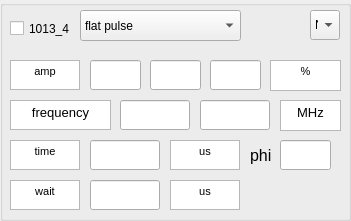
   <widget class="QGroupBox" name="groupBox_10">
    <property name="geometry">
     <rect>
      <x>480</x>
      <y>740</y>
      <width>351</width>
      <height>221</height>
     </rect>
    </property>
    <property name="title">
     <string/>
    </property>
    <widget class="QTextBrowser" name="textBrowser_81">
     <property name="geometry">
      <rect>
       <x>10</x>
       <y>60</y>
       <width>70</width>
       <height>30</height>
      </rect>
     </property>
     <property name="html">
      <string>&lt;!DOCTYPE HTML PUBLIC &quot;-//W3C//DTD HTML 4.0//EN&quot; &quot;http://www.w3.org/TR/REC-html40/strict.dtd&quot;&gt;
&lt;html&gt;&lt;head&gt;&lt;meta name=&quot;qrichtext&quot; content=&quot;1&quot; /&gt;&lt;style type=&quot;text/css&quot;&gt;
p, li { white-space: pre-wrap; }
&lt;/style&gt;&lt;/head&gt;&lt;body style=&quot; font-family:'MS Shell Dlg 2'; font-size:8.25pt; font-weight:400; font-style:normal;&quot;&gt;
&lt;p align=&quot;center&quot; style=&quot; margin-top:0px; margin-bottom:0px; margin-left:0px; margin-right:0px; -qt-block-indent:0; text-indent:0px;&quot;&gt;amp&lt;/p&gt;&lt;/body&gt;&lt;/html&gt;</string>
     </property>
     <property name="openExternalLinks">
      <bool>false</bool>
     </property>
    </widget>
    <widget class="QTextBrowser" name="textBrowser_82">
     <property name="geometry">
      <rect>
       <x>270</x>
       <y>60</y>
       <width>71</width>
       <height>31</height>
      </rect>
     </property>
     <property name="html">
      <string>&lt;!DOCTYPE HTML PUBLIC &quot;-//W3C//DTD HTML 4.0//EN&quot; &quot;http://www.w3.org/TR/REC-html40/strict.dtd&quot;&gt;
&lt;html&gt;&lt;head&gt;&lt;meta name=&quot;qrichtext&quot; content=&quot;1&quot; /&gt;&lt;style type=&quot;text/css&quot;&gt;
p, li { white-space: pre-wrap; }
&lt;/style&gt;&lt;/head&gt;&lt;body style=&quot; font-family:'MS Shell Dlg 2'; font-size:8.25pt; font-weight:400; font-style:normal;&quot;&gt;
&lt;p align=&quot;center&quot; style=&quot; margin-top:0px; margin-bottom:0px; margin-left:0px; margin-right:0px; -qt-block-indent:0; text-indent:0px;&quot;&gt;%&lt;/p&gt;&lt;/body&gt;&lt;/html&gt;</string>
     </property>
    </widget>
    <widget class="QTextBrowser" name="textBrowser_83">
     <property name="geometry">
      <rect>
       <x>10</x>
       <y>140</y>
       <width>70</width>
       <height>30</height>
      </rect>
     </property>
     <property name="sizePolicy">
      <sizepolicy hsizetype="Fixed" vsizetype="Fixed">
       <horstretch>0</horstretch>
       <verstretch>0</verstretch>
      </sizepolicy>
     </property>
     <property name="html">
      <string>&lt;!DOCTYPE HTML PUBLIC &quot;-//W3C//DTD HTML 4.0//EN&quot; &quot;http://www.w3.org/TR/REC-html40/strict.dtd&quot;&gt;
&lt;html&gt;&lt;head&gt;&lt;meta name=&quot;qrichtext&quot; content=&quot;1&quot; /&gt;&lt;style type=&quot;text/css&quot;&gt;
p, li { white-space: pre-wrap; }
&lt;/style&gt;&lt;/head&gt;&lt;body style=&quot; font-family:'MS Shell Dlg 2'; font-size:8.25pt; font-weight:400; font-style:normal;&quot;&gt;
&lt;p align=&quot;center&quot; style=&quot; margin-top:12px; margin-bottom:12px; margin-left:0px; margin-right:0px; -qt-block-indent:0; text-indent:0px;&quot;&gt;time&lt;/p&gt;&lt;/body&gt;&lt;/html&gt;</string>
     </property>
    </widget>
    <widget class="QTextBrowser" name="textBrowser_84">
     <property name="geometry">
      <rect>
       <x>10</x>
       <y>100</y>
       <width>101</width>
       <height>30</height>
      </rect>
     </property>
     <property name="html">
      <string>&lt;!DOCTYPE HTML PUBLIC &quot;-//W3C//DTD HTML 4.0//EN&quot; &quot;http://www.w3.org/TR/REC-html40/strict.dtd&quot;&gt;
&lt;html&gt;&lt;head&gt;&lt;meta name=&quot;qrichtext&quot; content=&quot;1&quot; /&gt;&lt;style type=&quot;text/css&quot;&gt;
p, li { white-space: pre-wrap; }
&lt;/style&gt;&lt;/head&gt;&lt;body style=&quot; font-family:'MS Shell Dlg 2'; font-size:8.25pt; font-weight:400; font-style:normal;&quot;&gt;
&lt;p align=&quot;center&quot; style=&quot; margin-top:0px; margin-bottom:0px; margin-left:0px; margin-right:0px; -qt-block-indent:0; text-indent:0px;&quot;&gt;&lt;span style=&quot; font-size:10pt;&quot;&gt;frequency&lt;/span&gt;&lt;/p&gt;&lt;/body&gt;&lt;/html&gt;</string>
     </property>
    </widget>
    <widget class="QLineEdit" name="start_frequency_1013_4">
     <property name="geometry">
      <rect>
       <x>120</x>
       <y>100</y>
       <width>70</width>
       <height>30</height>
      </rect>
     </property>
    </widget>
    <widget class="QLineEdit" name="end_frequency_1013_4">
     <property name="geometry">
      <rect>
       <x>200</x>
       <y>100</y>
       <width>70</width>
       <height>30</height>
      </rect>
     </property>
    </widget>
    <widget class="QTextBrowser" name="textBrowser_85">
     <property name="geometry">
      <rect>
       <x>280</x>
       <y>100</y>
       <width>61</width>
       <height>31</height>
      </rect>
     </property>
     <property name="html">
      <string>&lt;!DOCTYPE HTML PUBLIC &quot;-//W3C//DTD HTML 4.0//EN&quot; &quot;http://www.w3.org/TR/REC-html40/strict.dtd&quot;&gt;
&lt;html&gt;&lt;head&gt;&lt;meta name=&quot;qrichtext&quot; content=&quot;1&quot; /&gt;&lt;style type=&quot;text/css&quot;&gt;
p, li { white-space: pre-wrap; }
&lt;/style&gt;&lt;/head&gt;&lt;body style=&quot; font-family:'MS Shell Dlg 2'; font-size:8.25pt; font-weight:400; font-style:normal;&quot;&gt;
&lt;p align=&quot;center&quot; style=&quot; margin-top:0px; margin-bottom:0px; margin-left:0px; margin-right:0px; -qt-block-indent:0; text-indent:0px;&quot;&gt;&lt;span style=&quot; font-size:10pt;&quot;&gt;MHz&lt;/span&gt;&lt;/p&gt;&lt;/body&gt;&lt;/html&gt;</string>
     </property>
    </widget>
    <widget class="QLineEdit" name="time_1013_4">
     <property name="geometry">
      <rect>
       <x>90</x>
       <y>140</y>
       <width>70</width>
       <height>30</height>
      </rect>
     </property>
    </widget>
    <widget class="QTextBrowser" name="textBrowser_86">
     <property name="geometry">
      <rect>
       <x>10</x>
       <y>180</y>
       <width>70</width>
       <height>30</height>
      </rect>
     </property>
     <property name="html">
      <string>&lt;!DOCTYPE HTML PUBLIC &quot;-//W3C//DTD HTML 4.0//EN&quot; &quot;http://www.w3.org/TR/REC-html40/strict.dtd&quot;&gt;
&lt;html&gt;&lt;head&gt;&lt;meta name=&quot;qrichtext&quot; content=&quot;1&quot; /&gt;&lt;style type=&quot;text/css&quot;&gt;
p, li { white-space: pre-wrap; }
&lt;/style&gt;&lt;/head&gt;&lt;body style=&quot; font-family:'MS Shell Dlg 2'; font-size:8.25pt; font-weight:400; font-style:normal;&quot;&gt;
&lt;p align=&quot;center&quot; style=&quot; margin-top:0px; margin-bottom:0px; margin-left:0px; margin-right:0px; -qt-block-indent:0; text-indent:0px;&quot;&gt;&lt;span style=&quot; font-size:8pt;&quot;&gt;wait&lt;/span&gt;&lt;/p&gt;&lt;/body&gt;&lt;/html&gt;</string>
     </property>
    </widget>
    <widget class="QLineEdit" name="wait_time_1013_4">
     <property name="geometry">
      <rect>
       <x>90</x>
       <y>180</y>
       <width>70</width>
       <height>30</height>
      </rect>
     </property>
    </widget>
    <widget class="QTextBrowser" name="textBrowser_87">
     <property name="geometry">
      <rect>
       <x>170</x>
       <y>140</y>
       <width>70</width>
       <height>30</height>
      </rect>
     </property>
     <property name="html">
      <string>&lt;!DOCTYPE HTML PUBLIC &quot;-//W3C//DTD HTML 4.0//EN&quot; &quot;http://www.w3.org/TR/REC-html40/strict.dtd&quot;&gt;
&lt;html&gt;&lt;head&gt;&lt;meta name=&quot;qrichtext&quot; content=&quot;1&quot; /&gt;&lt;style type=&quot;text/css&quot;&gt;
p, li { white-space: pre-wrap; }
&lt;/style&gt;&lt;/head&gt;&lt;body style=&quot; font-family:'MS Shell Dlg 2'; font-size:8.25pt; font-weight:400; font-style:normal;&quot;&gt;
&lt;p align=&quot;center&quot; style=&quot; margin-top:0px; margin-bottom:0px; margin-left:0px; margin-right:0px; -qt-block-indent:0; text-indent:0px;&quot;&gt;us&lt;/p&gt;&lt;/body&gt;&lt;/html&gt;</string>
     </property>
    </widget>
    <widget class="QTextBrowser" name="textBrowser_88">
     <property name="geometry">
      <rect>
       <x>170</x>
       <y>180</y>
       <width>70</width>
       <height>30</height>
      </rect>
     </property>
     <property name="html">
      <string>&lt;!DOCTYPE HTML PUBLIC &quot;-//W3C//DTD HTML 4.0//EN&quot; &quot;http://www.w3.org/TR/REC-html40/strict.dtd&quot;&gt;
&lt;html&gt;&lt;head&gt;&lt;meta name=&quot;qrichtext&quot; content=&quot;1&quot; /&gt;&lt;style type=&quot;text/css&quot;&gt;
p, li { white-space: pre-wrap; }
&lt;/style&gt;&lt;/head&gt;&lt;body style=&quot; font-family:'MS Shell Dlg 2'; font-size:8.25pt; font-weight:400; font-style:normal;&quot;&gt;
&lt;p align=&quot;center&quot; style=&quot; margin-top:0px; margin-bottom:0px; margin-left:0px; margin-right:0px; -qt-block-indent:0; text-indent:0px;&quot;&gt;&lt;span style=&quot; font-size:8pt;&quot;&gt;us&lt;/span&gt;&lt;/p&gt;&lt;/body&gt;&lt;/html&gt;</string>
     </property>
    </widget>
    <widget class="QCheckBox" name="checkBox_1013_4">
     <property name="geometry">
      <rect>
       <x>10</x>
       <y>20</y>
       <width>70</width>
       <height>17</height>
      </rect>
     </property>
     <property name="text">
      <string>1013_4</string>
     </property>
    </widget>
    <widget class="QComboBox" name="waveform_1013_4">
     <property name="geometry">
      <rect>
       <x>80</x>
       <y>10</y>
       <width>161</width>
       <height>31</height>
      </rect>
     </property>
     <item>
      <property name="text">
       <string>flat pulse</string>
      </property>
     </item>
     <item>
      <property name="text">
       <string>blackman pulse</string>
      </property>
     </item>
     <item>
      <property name="text">
       <string>ramp frequency</string>
      </property>
     </item>
     <item>
      <property name="text">
       <string>load from file</string>
      </property>
     </item>
    </widget>
    <widget class="QLineEdit" name="num_amp_1013_4">
     <property name="geometry">
      <rect>
       <x>210</x>
       <y>60</y>
       <width>51</width>
       <height>30</height>
      </rect>
     </property>
    </widget>
    <widget class="QLineEdit" name="start_amp_1013_4">
     <property name="geometry">
      <rect>
       <x>90</x>
       <y>60</y>
       <width>51</width>
       <height>30</height>
      </rect>
     </property>
    </widget>
    <widget class="QLineEdit" name="end_amp_1013_4">
     <property name="geometry">
      <rect>
       <x>150</x>
       <y>60</y>
       <width>51</width>
       <height>30</height>
      </rect>
     </property>
    </widget>
    <widget class="QComboBox" name="Connected_1013_4">
     <property name="geometry">
      <rect>
       <x>310</x>
       <y>10</y>
       <width>30</width>
       <height>30</height>
      </rect>
     </property>
     <item>
      <property name="text">
       <string>N</string>
      </property>
     </item>
     <item>
      <property name="text">
       <string>1</string>
      </property>
     </item>
     <item>
      <property name="text">
       <string>2</string>
      </property>
     </item>
     <item>
      <property name="text">
       <string>3</string>
      </property>
     </item>
     <item>
      <property name="text">
       <string>4</string>
      </property>
     </item>
     <item>
      <property name="text">
       <string>5</string>
      </property>
     </item>
     <item>
      <property name="text">
       <string>6</string>
      </property>
     </item>
    </widget>
    <widget class="QLabel" name="label_phi_1013_4">
     <property name="geometry">
      <rect>
       <x>250</x>
       <y>140</y>
       <width>41</width>
       <height>31</height>
      </rect>
     </property>
     <property name="font">
      <font>
       <family>Arial</family>
       <pointsize>12</pointsize>
      </font>
     </property>
     <property name="text">
      <string>phi</string>
     </property>
    </widget>
    <widget class="QLineEdit" name="phi_1013_4">
     <property name="geometry">
      <rect>
       <x>280</x>
       <y>140</y>
       <width>51</width>
       <height>30</height>
      </rect>
     </property>
    </widget>
   </widget>
